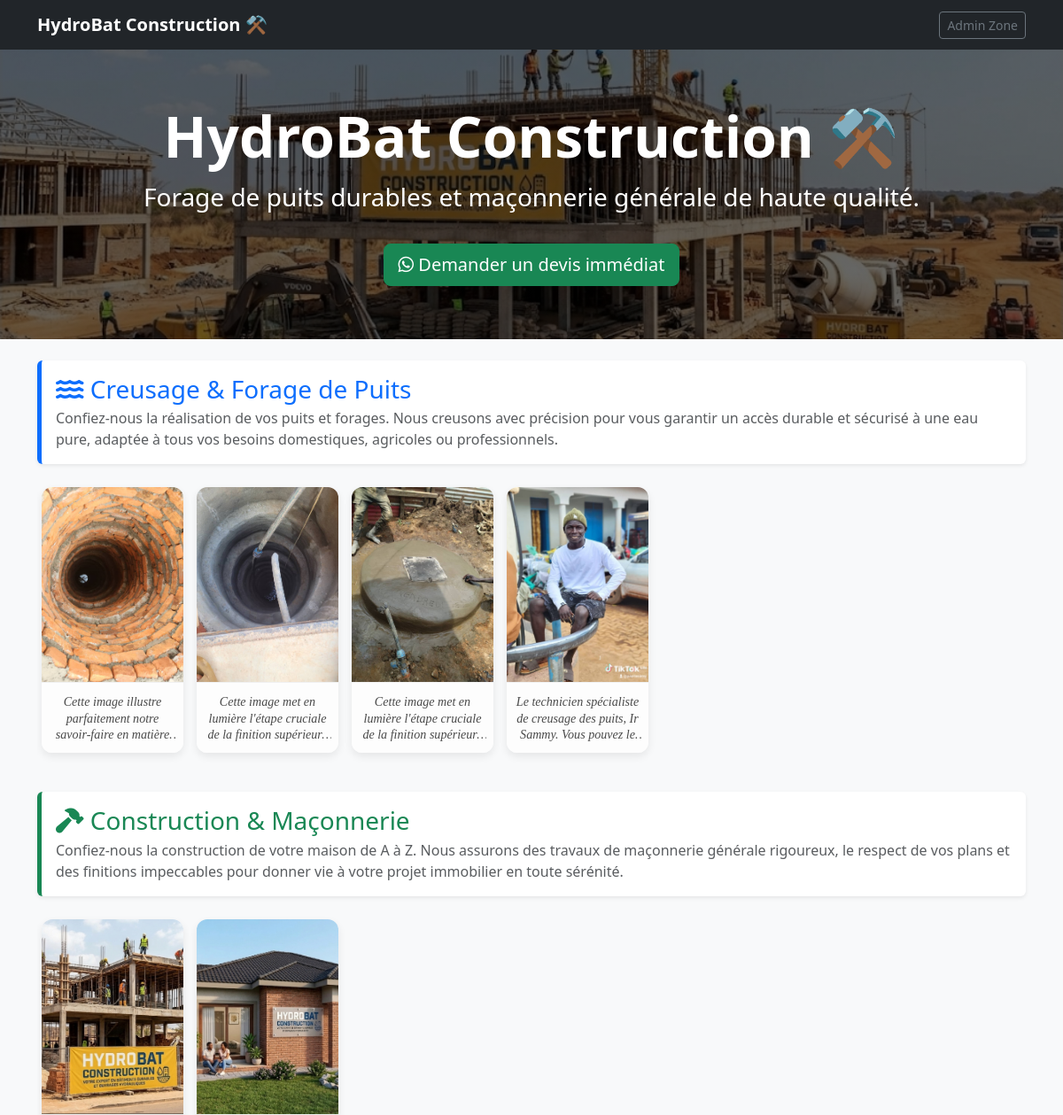
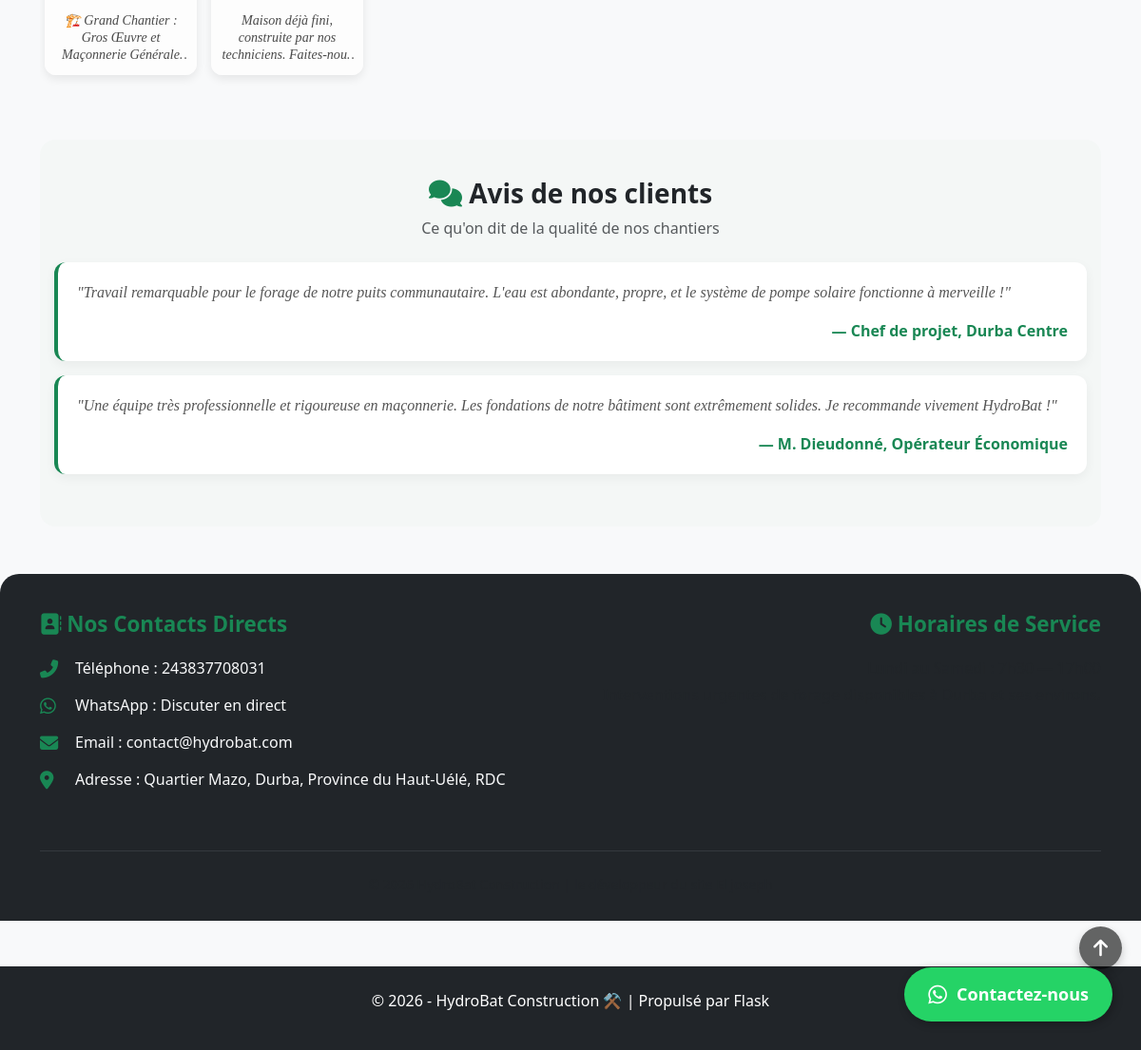
The page / on the database its author committed (2 pictures, top to bottom).
### app.py (models this page shows)
class ConfigSite(db.Model):
    id = db.Column(db.Integer, primary_key=True)
    titre_accueil = db.Column(db.String(200), default="Expert en Puits & Construction")
    slogan = db.Column(db.Text, default="Forage de puits durables et maçonnerie générale de haute qualité.")
    whatsapp_num = db.Column(db.String(20), default="243000000000") # Format international sans +
    bg_image = db.Column(db.String(200), default="default_bg.jpg")
    creusage_titre = db.Column(db.String(100), default="Creusage & Forage de Puits")
    creusage_desc = db.Column(db.Text, default="Nous creusons des puits adaptés à vos besoins en eau.")
    construction_titre = db.Column(db.String(100), default="Construction & Maçonnerie")
    construction_desc = db.Column(db.Text, default="Travaux de maçonnerie générale, aménagement et finition.")

class Realisation(db.Model):
    id = db.Column(db.Integer, primary_key=True)
    filename = db.Column(db.String(200), nullable=False)
    categorie = db.Column(db.String(50), nullable=False) # 'creusage' ou 'construction'
    description = db.Column(db.Text, default="Pas de description.") # <-- AJOUTEZ CETTE LIGNE

### app.py (the view)
@app.route('/')
def index():
    config = ConfigSite.query.first()
    if not config:
        config = ConfigSite()
        db.session.add(config)
        db.session.commit()
    realisations_creusage = Realisation.query.filter_by(categorie='creusage').all()
    realisations_construction = Realisation.query.filter_by(categorie='construction').all()
    return render_template('index.html', config=config,
                           creusage_img=realisations_creusage,
                           construction_img=realisations_construction)

### templates/index.html (shortened to what this page needs)
{% extends 'base.html' %}
{% block content %}
<header class="hero-section">
    <div class="container">
        <h1 class="display-3 fw-bold">{{ config.titre_accueil }}</h1>
        <p class="lead fs-3">{{ config.slogan }}</p>
        <a href="https://wa.me/{{ config.whatsapp_num }}" class="btn btn-success btn-lg mt-3"><i class="fab fa-whatsapp"></i> Demander un devis immédiat</a>
    </div>
</header>
<div class="container my-4">
    <section class="my-4">
        <div class="p-3 bg-white rounded shadow-sm border-start border-primary border-5 mb-3">
            <h2 class="text-primary fs-3 mb-1"><i class="fas fa-water"></i> {{ config.creusage_titre }}</h2>
            <p class="fs-6 text-muted mb-0">{{ config.creusage_desc }}</p>
        </div>
        <div class="statuts-scroll-container">
            {% for img in creusage_img %}
                <div class="statut-card" data-bs-toggle="modal" data-bs-target="#modalImg{{ img.id }}">
                    <img src="{{ url_for('static', filename='uploads/' + img.filename) }}" class="statut-img" alt="Chantier Puits">
                    <div class="statut-text-box">
                        <p class="statut-elegant-text">{{ img.description }}</p>
                    </div>
                </div>
            {% else %}
                <p class="text-muted ps-2">Aucune photo dans cette galerie pour le moment.</p>
            {% endfor %}
        </div>
    </section>
    <section class="my-4">
        <div class="p-3 bg-white rounded shadow-sm border-start border-success border-5 mb-3">
            <h2 class="text-success fs-3 mb-1"><i class="fas fa-hammer"></i> {{ config.construction_titre }}</h2>
            <p class="fs-6 text-muted mb-0">{{ config.construction_desc }}</p>
        </div>
        <div class="statuts-scroll-container">
            {% for img in construction_img %}
                <div class="statut-card" data-bs-toggle="modal" data-bs-target="#modalImg{{ img.id }}">
                    <img src="{{ url_for('static', filename='uploads/' + img.filename) }}" class="statut-img" alt="Chantier Maçonnerie">
                    <div class="statut-text-box">
                        <p class="statut-elegant-text">{{ img.description }}</p>
                    </div>
                </div>
            {% else %}
                <p class="text-muted ps-2">Aucune photo dans cette galerie pour le moment.</p>
            {% endfor %}
        </div>
    </section>
    <section class="testimonial-section my-5">
        <div class="text-center mb-4">
            <h2 class="fw-bold text-dark fs-3"><i class="fas fa-comments text-success"></i> Avis de nos clients</h2>
            <p class="text-muted">Ce qu'on dit de la qualité de nos chantiers</p>
        </div>
        <div class="testimonial-card">
            <p class="testimonial-text">"Travail remarquable pour le forage de notre puits communautaire. L'eau est abondante, propre, et le système de pompe solaire fonctionne à merveille !"</p>
            <p class="mb-0 text-end fw-bold text-success">— Chef de projet, Durba Centre</p>
        </div>
        <div class="testimonial-card">
            <p class="testimonial-text">"Une équipe très professionnelle et rigoureuse en maçonnerie. Les fondations de notre bâtiment sont extrêmement solides. Je recommande vivement HydroBat !"</p>
            <p class="mb-0 text-end fw-bold text-success">— M. Dieudonné, Opérateur Économique</p>
        </div>
    </section>
</div>
<button onclick="scrollToTop()" id="btnScrollTop" title="Retour en haut">
    <i class="fas fa-arrow-up fs-5"></i>
</button>
<footer class="footer-contacts">
    <div class="container">
        <div class="row">
            <div class="col-12 col-md-6 mb-4">
                <h3><i class="fas fa-address-book"></i> Nos Contacts Directs</h3>
                <div class="contact-item">
                    <i class="fas fa-phone-alt"></i>
                    <a href="tel:{{ config.whatsapp_num }}"> Téléphone : {{ config.whatsapp_num }}</a>
                </div>
                <div class="contact-item">
                    <i class="fab fa-whatsapp"></i>
                    <a href="https://wa.me/{{ config.whatsapp_num }}"> WhatsApp : Discuter en direct</a>
                </div>
                <div class="contact-item">
                    <i class="fas fa-envelope"></i>
                    <a href="mailto:contact@hydrobat.com"> Email : contact@hydrobat.com</a>
                </div>
                <div class="contact-item">
                    <i class="fas fa-map-marker-alt"></i>
                    <span> Adresse : Quartier Mazo, Durba, Province du Haut-Uélé, RDC</span>
                </div>
            </div>
            <div class="col-12 col-md-6 mb-4 text-md-end">
                <h3 class="text-md-end"><i class="fas fa-clock"></i> Horaires de Service</h3>
                <p class="mb-1 text-muted">Lundi au Samedi : 7h30 — 17h00</p>
                <p class="text-muted">Interventions urgentes de forage disponibles à Durba et ses environs.</p>
            </div>
        </div>
        <hr class="border-secondary my-4">
        <div class="text-center text-muted small pb-2">
        </div>
    </div>
</footer>
{% endblock %}

### templates/base.html (shortened to what this page needs)
<!DOCTYPE html>
<html lang="fr">
<head>
    <link href="https://cdn.jsdelivr.net/npm/bootstrap@5.3.0/dist/css/bootstrap.min.css" rel="stylesheet">
    <link rel="stylesheet" href="https://cdnjs.cloudflare.com/ajax/libs/font-awesome/6.4.0/css/all.min.css">
</head>
<body class="bg-light">
    <nav class="navbar navbar-expand-lg navbar-dark bg-dark">
        <div class="container">
            <a class="navbar-brand" href="{{ url_for('index') }}"><strong>{{ config.titre_accueil if config else "Accueil" }}</strong></a>
            <div>
                {% if session.get('logged_in') %}
                    <a href="{{ url_for('admin') }}" class="btn btn-outline-warning btn-sm">Panel Admin</a>
                    <a href="{{ url_for('logout') }}" class="btn btn-danger btn-sm">Déconnexion</a>
                {% else %}
                    <a href="{{ url_for('login') }}" class="btn btn-outline-secondary btn-sm">Admin Zone</a>
                {% endif %}
            </div>
        </div>
    </nav>
    {% block content %} {% endblock %}
    {% if config and config.whatsapp_num %}
    <a href="https://wa.me/{{ config.whatsapp_num }}?text=Bonjour,%20je%20souhaite%20avoir%20des%20informations%20ou%20un%20devis." class="whatsapp-btn" target="_blank">
        <i class="fab fa-whatsapp fa-lg"></i> Contactez-nous
    </a>
    {% endif %}
    <footer class="bg-dark text-white text-center py-4 mt-5">
        <p>&copy; 2026 - {{ config.titre_accueil if config else "Entreprise" }} | Propulsé par Flask</p>
    </footer>
</body>
</html>

### rows shown on the page
ConfigSite: titre_accueil "HydroBat Construction ⚒️", slogan "Forage de puits durables et maçonnerie générale de haute qualité.", creusage_titre "Creusage & Forage de Puits", creusage_desc "Confiez-nous la réalisation de vos puits et forages. Nous creusons avec précision pour vous garantir un accès durable et sécurisé à une eau pure, adaptée à tous vos besoins domestiques, agricoles ou professionnels.", construction_titre "Construction & Maçonnerie", construction_desc "Confiez-nous la construction de votre maison de A à Z. Nous assurons des travaux de maçonnerie générale rigoureux, le respect de vos plans et des finitions impeccables pour donner vie à votre projet immobilier en toute sérénité.", whatsapp_num "243837708031"
Realisation: filename (picture), description "Cette image illustre parfaitement notre savoir-faire en…"
Realisation: filename (picture), description "Cette image met en lumière l'étape cruciale de la finition…"
Realisation: filename (picture), description "Cette image met en lumière l'étape cruciale de la finition…"
Realisation: filename (picture), description "Le technicien spécialiste de creusage des puits, Ir Sammy. Vous pouvez…"
Realisation: filename (picture), description "🏗️ Grand Chantier : Gros Œuvre et Maçonnerie…"
Realisation: filename (picture), description "Maison déjà fini, construite par nos techniciens.…"
